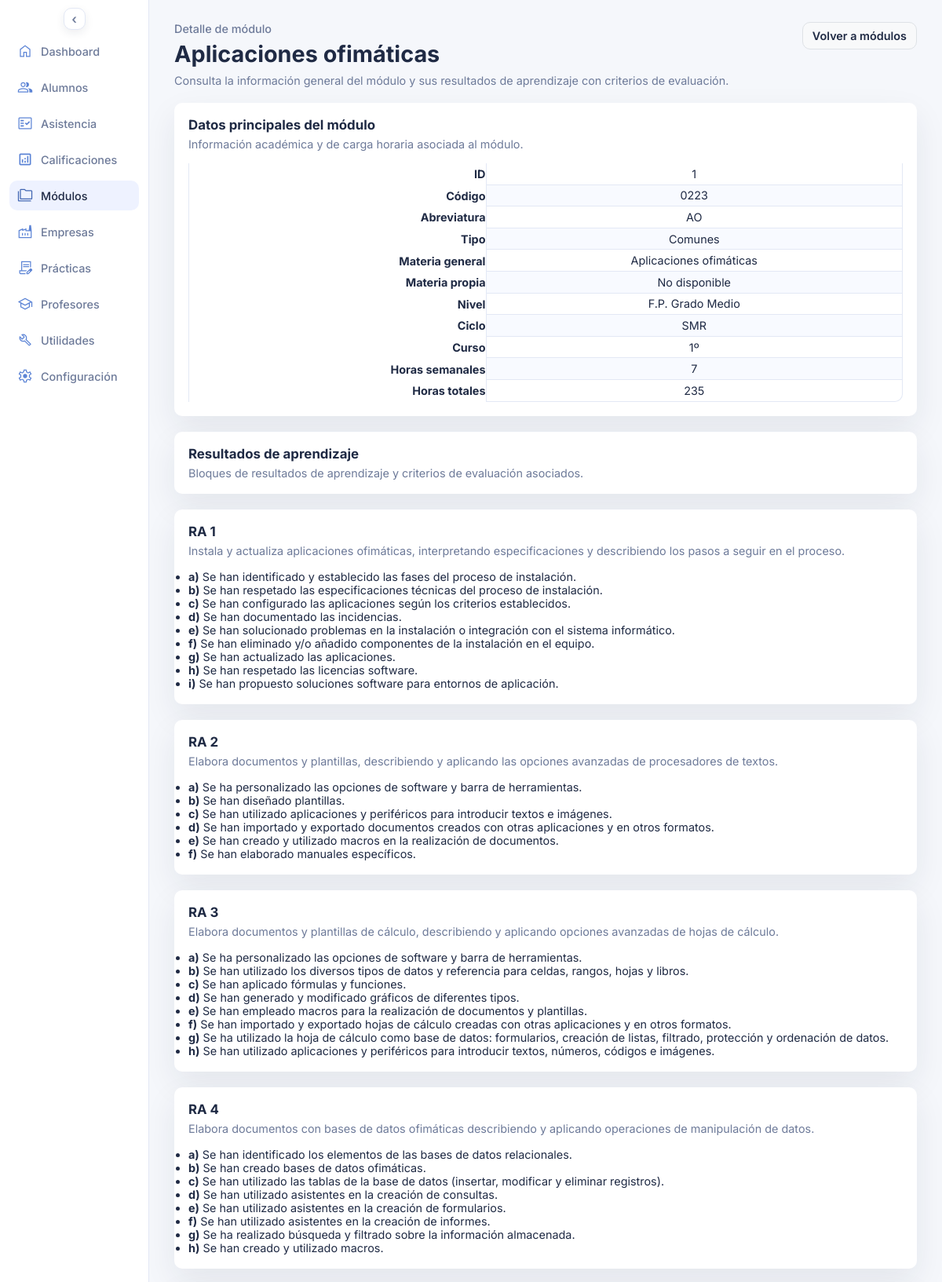
/modulo_detalle.php?id_modulo=1 (upper part), run on the app's committed database.
### tables this page shows
CREATE TABLE `modulos` (
  `id_modulo` int(10) UNSIGNED NOT NULL,
  `id_nivel` int(10) UNSIGNED DEFAULT NULL,
  `id_ciclo` int(10) UNSIGNED DEFAULT NULL,
  `id_curso` int(10) UNSIGNED DEFAULT NULL,
  `codigo` varchar(8) NOT NULL,
  `abreviatura` varchar(8) NOT NULL,
  `tipo` varchar(60) NOT NULL,
  `materia_general` varchar(60) NOT NULL,
  `materia_propia` varchar(60) NOT NULL,
  `horas_semanales` tinyint(3) UNSIGNED NOT NULL DEFAULT 0,
  `horas_totales` smallint(5) UNSIGNED NOT NULL DEFAULT 0
);

CREATE TABLE `niveles` (
  `id_nivel` int(10) UNSIGNED NOT NULL,
  `nivel` varchar(60) NOT NULL
);

CREATE TABLE `ciclos` (
  `id_ciclo` int(10) UNSIGNED NOT NULL,
  `ciclo` varchar(60) NOT NULL,
  `abreviatura` varchar(60) NOT NULL,
  `codigo` varchar(10) NOT NULL
);

CREATE TABLE `cursos` (
  `id_curso` int(10) UNSIGNED NOT NULL,
  `curso` varchar(60) NOT NULL
);

CREATE TABLE `resultados_aprendizaje` (
  `id_ra` int(10) UNSIGNED NOT NULL,
  `id_modulo` int(10) UNSIGNED NOT NULL,
  `numero` int(10) UNSIGNED NOT NULL,
  `descripcion` text NOT NULL
);

CREATE TABLE `criterios_evaluacion` (
  `id_ce` int(10) UNSIGNED NOT NULL,
  `id_ra` int(10) UNSIGNED NOT NULL,
  `codigo` char(1) NOT NULL,
  `descripcion` text NOT NULL
);

### modulo_detalle.php (the view, shortened to what this page needs)
<?php
$pdo = db();
$id_modulo = isset($_GET['id_modulo']) ? (int) $_GET['id_modulo'] : 0;
function format_value($value, string $fallback = 'No disponible'): string {
  if ($value === null || $value === '') {
    return $fallback;
  }
  return (string) $value;
}
$module = null;
$learning_results = [];
$criteria_by_ra = [];
if ($id_modulo > 0) {
  $module_stmt = $pdo->prepare(
    'SELECT m.*, n.nivel, c.abreviatura AS ciclo_abreviatura, cu.curso
     FROM modulos m
     LEFT JOIN niveles n ON n.id_nivel = m.id_nivel
     LEFT JOIN ciclos c ON c.id_ciclo = m.id_ciclo
     LEFT JOIN cursos cu ON cu.id_curso = m.id_curso
     WHERE m.id_modulo = :id_modulo'
  );
  $module_stmt->execute(['id_modulo' => $id_modulo]);
  $module = $module_stmt->fetch();
}
if ($module) {
  $learning_results_stmt = $pdo->prepare(
    'SELECT id_ra, numero, descripcion
     FROM resultados_aprendizaje
     WHERE id_modulo = :id_modulo
     ORDER BY numero, id_ra'
  );
  $learning_results_stmt->execute(['id_modulo' => $id_modulo]);
  $learning_results = $learning_results_stmt->fetchAll();
  $criteria_stmt = $pdo->prepare(
    'SELECT ce.id_ce, ce.id_ra, ce.codigo, ce.descripcion
     FROM criterios_evaluacion ce
     INNER JOIN resultados_aprendizaje ra ON ra.id_ra = ce.id_ra
     WHERE ra.id_modulo = :id_modulo
     ORDER BY ra.numero, ce.codigo, ce.id_ce'
  );
  $criteria_stmt->execute(['id_modulo' => $id_modulo]);
  foreach ($criteria_stmt->fetchAll() as $criterion) {
    $ra_id = (int) $criterion['id_ra'];
    if (!isset($criteria_by_ra[$ra_id])) {
      $criteria_by_ra[$ra_id] = [];
    }
    $criteria_by_ra[$ra_id][] = $criterion;
  }
}
$module_name = 'Módulo no encontrado';
if ($module) {
  $materia_propia = trim((string) ($module['materia_propia'] ?? ''));
  $materia_general = trim((string) ($module['materia_general'] ?? ''));
  $module_name = $materia_propia !== '' ? $materia_propia : ($materia_general !== '' ? $materia_general : 'Módulo sin nombre');
}
?>
<!DOCTYPE html>
<html lang="es">
<head>
  <link rel="stylesheet" href="assets/styles.css">
</head>
<body>
  <div class="page">
    <?php require __DIR__ . '/includes/sidebar.php'; ?>
    <main class="content">
      <header class="header">
        <div>
          <p class="eyebrow">Detalle de módulo</p>
          <h1><?php echo htmlspecialchars($module_name, ENT_QUOTES, 'UTF-8'); ?></h1>
          <p class="subheading">Consulta la información general del módulo y sus resultados de aprendizaje con criterios de evaluación.</p>
        </div>
        <div class="header-actions">
          <a class="ghost-button" href="modulos.php">Volver a módulos</a>
        </div>
      </header>
      <?php if (!$module): ?>
        <section class="panel">
          <div class="panel-header">
            <h3>Módulo no encontrado</h3>
            <p>No hemos podido localizar el módulo solicitado. Comprueba el enlace y vuelve al listado de módulos.</p>
          </div>
          <div class="panel-grid">
            <a class="ghost-button" href="modulos.php">Volver a módulos</a>
          </div>
        </section>
      <?php else: ?>
        <section class="panel">
          <div class="panel-header">
            <h3>Datos principales del módulo</h3>
            <p>Información académica y de carga horaria asociada al módulo.</p>
          </div>
          <div class="panel-grid">
            <table class="panel-table-aligned">
              <tbody>
                <tr>
                  <th>ID</th>
                  <td><?php echo htmlspecialchars((string) $module['id_modulo'], ENT_QUOTES, 'UTF-8'); ?></td>
                </tr>
                <tr>
                  <th>Código</th>
                  <td><?php echo htmlspecialchars(format_value($module['codigo']), ENT_QUOTES, 'UTF-8'); ?></td>
                </tr>
                <tr>
                  <th>Abreviatura</th>
                  <td><?php echo htmlspecialchars(format_value($module['abreviatura']), ENT_QUOTES, 'UTF-8'); ?></td>
                </tr>
                <tr>
                  <th>Tipo</th>
                  <td><?php echo htmlspecialchars(format_value($module['tipo']), ENT_QUOTES, 'UTF-8'); ?></td>
                </tr>
                <tr>
                  <th>Materia general</th>
                  <td><?php echo htmlspecialchars(format_value($module['materia_general']), ENT_QUOTES, 'UTF-8'); ?></td>
                </tr>
                <tr>
                  <th>Materia propia</th>
                  <td><?php echo htmlspecialchars(format_value($module['materia_propia']), ENT_QUOTES, 'UTF-8'); ?></td>
                </tr>
                <tr>
                  <th>Nivel</th>
                  <td><?php echo htmlspecialchars(format_value($module['nivel']), ENT_QUOTES, 'UTF-8'); ?></td>
                </tr>
                <tr>
                  <th>Ciclo</th>
                  <td><?php echo htmlspecialchars(format_value($module['ciclo_abreviatura']), ENT_QUOTES, 'UTF-8'); ?></td>
                </tr>
                <tr>
                  <th>Curso</th>
                  <td><?php echo htmlspecialchars(format_value($module['curso']), ENT_QUOTES, 'UTF-8'); ?></td>
                </tr>
                <tr>
                  <th>Horas semanales</th>
                  <td><?php echo htmlspecialchars(format_value($module['horas_semanales']), ENT_QUOTES, 'UTF-8'); ?></td>
                </tr>
                <tr>
                  <th>Horas totales</th>
                  <td><?php echo htmlspecialchars(format_value($module['horas_totales']), ENT_QUOTES, 'UTF-8'); ?></td>
                </tr>
              </tbody>
            </table>
          </div>
        </section>
        <section class="panel">
          <div class="panel-header">
            <h3>Resultados de aprendizaje</h3>
            <p>Bloques de resultados de aprendizaje y criterios de evaluación asociados.</p>
          </div>
        </section>
        <?php if (!$learning_results): ?>
          <section class="panel">
            <div class="panel-header">
              <h3>Sin resultados de aprendizaje</h3>
              <p>Este módulo no tiene resultados de aprendizaje registrados.</p>
            </div>
          </section>
        <?php else: ?>
          <?php foreach ($learning_results as $ra): ?>
            <?php
              $ra_id = (int) $ra['id_ra'];
              $criteria = $criteria_by_ra[$ra_id] ?? [];
              $ra_number = (string) ($ra['numero'] ?? '');
            ?>
            <section class="panel">
              <div class="panel-header">
                <h3>RA <?php echo htmlspecialchars($ra_number !== '' ? $ra_number : '-', ENT_QUOTES, 'UTF-8'); ?></h3>
                <p><?php echo nl2br(htmlspecialchars(format_value($ra['descripcion']), ENT_QUOTES, 'UTF-8')); ?></p>
              </div>
              <div class="panel-grid">
                <?php if (!$criteria): ?>
                  <p>No hay criterios de evaluación asociados a este resultado de aprendizaje.</p>
                <?php else: ?>
                  <ul>
                    <?php foreach ($criteria as $criterion): ?>
                      <?php $codigo = trim((string) ($criterion['codigo'] ?? '')); ?>
                      <li>
                        <strong><?php echo htmlspecialchars($codigo !== '' ? $codigo . ')' : '-', ENT_QUOTES, 'UTF-8'); ?></strong>
                        <?php echo htmlspecialchars(format_value($criterion['descripcion']), ENT_QUOTES, 'UTF-8'); ?>
                      </li>
                    <?php endforeach; ?>
                  </ul>
                <?php endif; ?>
              </div>
            </section>
          <?php endforeach; ?>
        <?php endif; ?>
      <?php endif; ?>
    </main>
  </div>
</body>
</html>

### assets/styles.css (style rules this page uses)
* { box-sizing: border-box; margin: 0; padding: 0; font-family: "Inter", system-ui, sans-serif; }
body { background: var(--bg); color: var(--text); font-size: 0.9rem; }
.page { display: grid; grid-template-columns: 190px 1fr; min-height: 100vh; transition: grid-template-columns 0.2s ease; }
.content { padding: 28px 32px; display: flex; flex-direction: column; gap: 20px; }
.header { display: flex; justify-content: space-between; gap: 16px; align-items: flex-start; }
.eyebrow { color: var(--muted); font-weight: 500; margin-bottom: 6px; }
.subheading { color: var(--muted); margin-top: 8px; max-width: 640px; white-space: nowrap; }
.header-actions { display: flex; gap: 12px; }
.primary-button, .ghost-button, .edit-toggle { border-radius: 10px; padding: 8px 12px; font-weight: 600; font-size: 0.9rem; cursor: pointer; transition: background-color 0.2s ease, border-color 0.2s ease, color 0.2s ease; box-shadow: none; }
a.primary-button, a.ghost-button, a.primary-button:visited, a.ghost-button:visited, a.primary-button:hover, a.ghost-button:hover, a.primary-button:focus, a.ghost-button:focus, a.primary-button:active, a.ghost-button:active { text-decoration: none; }
.ghost-button { background: #f8f9fa; border: 1px solid #dee2e6; color: var(--text); }
.panel { background: var(--card); border-radius: 10px; padding: 18px; box-shadow: var(--shadow); display: flex; flex-direction: column; gap: 16px; }
.panel-header p { color: var(--muted); margin-top: 6px; }
.panel-grid { display: grid; gap: 10px; }
@media (min-width: 981px) { .panel-grid table { border-collapse: separate; border-spacing: 0; width: 100%; } }
@media (min-width: 981px) { .panel-grid thead th, .panel-grid tbody td { padding: 0.3rem; text-align: center; } }
@media (min-width: 981px) { .panel-grid tbody td { border-bottom: 1px solid var(--border); transition: background-color 0.18s ease; } }
@media (min-width: 981px) { .panel-grid tbody tr:nth-child(even) td { background: #f8faff; } }
@media (min-width: 981px) { .panel-grid th, .panel-grid td { border-right: 1px solid var(--border); } }
@media (min-width: 981px) { .panel-grid th:first-child, .panel-grid td:first-child { border-left: 1px solid var(--border); } }
@media (min-width: 981px) { .panel-grid tbody tr:last-child td:last-child { border-bottom-right-radius: 10px; } }
.panel-table-aligned th { text-align: right; }
.panel-table-aligned td { text-align: left; }

### data on the page
modulos: materia_general "Aplicaciones ofimáticas", id_modulo "1", codigo "0223", abreviatura "AO", tipo "Comunes", materia_propia "No disponible", id_nivel.nivel "F.P. Grado Medio", id_ciclo.abreviatura "SMR", id_curso.curso "1º", horas_semanales "7", horas_totales "235"
resultados_aprendizaje: numero "1", descripcion "Instala y actualiza aplicaciones ofimáticas, interpretando especificaciones y describiendo los pasos a seguir en el proceso."
criterios_evaluacion: codigo "a)", descripcion "Se han identificado y establecido las fases del proceso de instalación."
criterios_evaluacion: codigo "b)", descripcion "Se han respetado las especificaciones técnicas del proceso de instalación."
criterios_evaluacion: codigo "c)", descripcion "Se han configurado las aplicaciones según los criterios establecidos."
criterios_evaluacion: codigo "d)", descripcion "Se han documentado las incidencias."
criterios_evaluacion: codigo "e)", descripcion "Se han solucionado problemas en la instalación o integración con el sistema informático."
criterios_evaluacion: codigo "f)", descripcion "Se han eliminado y/o añadido componentes de la instalación en el equipo."
criterios_evaluacion: codigo "g)", descripcion "Se han actualizado las aplicaciones."
criterios_evaluacion: codigo "h)", descripcion "Se han respetado las licencias software."
criterios_evaluacion: codigo "i)", descripcion "Se han propuesto soluciones software para entornos de aplicación."
resultados_aprendizaje: numero "2", descripcion "Elabora documentos y plantillas, describiendo y aplicando las opciones avanzadas de procesadores de textos."
criterios_evaluacion: codigo "a)", descripcion "Se ha personalizado las opciones de software y barra de herramientas."
criterios_evaluacion: codigo "b)", descripcion "Se han diseñado plantillas."
criterios_evaluacion: codigo "c)", descripcion "Se han utilizado aplicaciones y periféricos para introducir textos e imágenes."
criterios_evaluacion: codigo "d)", descripcion "Se han importado y exportado documentos creados con otras aplicaciones y en otros formatos."
criterios_evaluacion: codigo "e)", descripcion "Se han creado y utilizado macros en la realización de documentos."
criterios_evaluacion: codigo "f)", descripcion "Se han elaborado manuales específicos."
resultados_aprendizaje: numero "3", descripcion "Elabora documentos y plantillas de cálculo, describiendo y aplicando opciones avanzadas de hojas de cálculo."
criterios_evaluacion: codigo "a)", descripcion "Se ha personalizado las opciones de software y barra de herramientas."
criterios_evaluacion: codigo "b)", descripcion "Se han utilizado los diversos tipos de datos y referencia para celdas, rangos, hojas y libros."
criterios_evaluacion: codigo "c)", descripcion "Se han aplicado fórmulas y funciones."
criterios_evaluacion: codigo "d)", descripcion "Se han generado y modificado gráficos de diferentes tipos."
criterios_evaluacion: codigo "e)", descripcion "Se han empleado macros para la realización de documentos y plantillas."
criterios_evaluacion: codigo "f)", descripcion "Se han importado y exportado hojas de cálculo creadas con otras aplicaciones y en otros formatos."
criterios_evaluacion: codigo "g)", descripcion "Se ha utilizado la hoja de cálculo como base de datos: formularios, creación de listas, filtrado, protección y ordenación de datos."
criterios_evaluacion: codigo "h)", descripcion "Se han utilizado aplicaciones y periféricos para introducir textos, números, códigos e imágenes."
resultados_aprendizaje: numero "4", descripcion "Elabora documentos con bases de datos ofimáticas describiendo y aplicando operaciones de manipulación de datos."
criterios_evaluacion: codigo "a)", descripcion "Se han identificado los elementos de las bases de datos relacionales."
criterios_evaluacion: codigo "b)", descripcion "Se han creado bases de datos ofimáticas."
criterios_evaluacion: codigo "c)", descripcion "Se han utilizado las tablas de la base de datos (insertar, modificar y eliminar registros)."
criterios_evaluacion: codigo "d)", descripcion "Se han utilizado asistentes en la creación de consultas."
criterios_evaluacion: codigo "e)", descripcion "Se han utilizado asistentes en la creación de formularios."
criterios_evaluacion: codigo "f)", descripcion "Se han utilizado asistentes en la creación de informes."
criterios_evaluacion: codigo "g)", descripcion "Se ha realizado búsqueda y filtrado sobre la información almacenada."
criterios_evaluacion: codigo "h)", descripcion "Se han creado y utilizado macros."

### other printed values
$item['label'] "Dashboard"
$item['label'] "Alumnos"
$item['label'] "Asistencia"
$item['label'] "Calificaciones"
$item['label'] "Módulos"
$item['label'] "Empresas"
$item['label'] "Prácticas"
$item['label'] "Profesores"
$item['label'] "Utilidades"
$item['label'] "Configuración"
